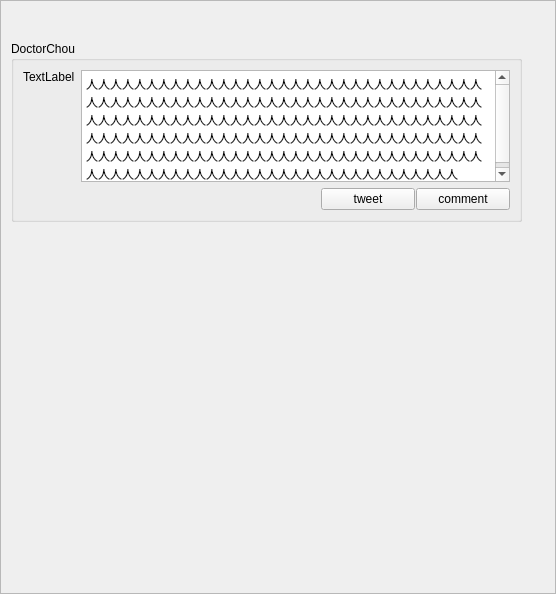
<?xml version="1.0" encoding="UTF-8"?>
<ui version="4.0">
 <class>ScrollArea</class>
 <widget class="QScrollArea" name="ScrollArea">
  <property name="geometry">
   <rect>
    <x>0</x>
    <y>0</y>
    <width>556</width>
    <height>594</height>
   </rect>
  </property>
  <property name="windowTitle">
   <string>ScrollArea</string>
  </property>
  <property name="widgetResizable">
   <bool>true</bool>
  </property>
  <widget class="QWidget" name="scrollAreaWidgetContents">
   <property name="geometry">
    <rect>
     <x>0</x>
     <y>0</y>
     <width>554</width>
     <height>592</height>
    </rect>
   </property>
   <widget class="QGroupBox" name="horizontalGroupBox_2">
    <property name="geometry">
     <rect>
      <x>10</x>
      <y>40</y>
      <width>511</width>
      <height>181</height>
     </rect>
    </property>
    <property name="title">
     <string>DoctorChou</string>
    </property>
    <layout class="QHBoxLayout" name="horizontalLayout_2">
     <item>
      <widget class="QLabel" name="label">
       <property name="text">
        <string>TextLabel</string>
       </property>
       <property name="alignment">
        <set>Qt::AlignLeading|Qt::AlignLeft|Qt::AlignTop</set>
       </property>
      </widget>
     </item>
     <item>
      <layout class="QVBoxLayout" name="verticalLayout_2" stretch="0,0">
       <item>
        <widget class="QTextEdit" name="textEdit">
         <property name="html">
          <string>&lt;!DOCTYPE HTML PUBLIC &quot;-//W3C//DTD HTML 4.0//EN&quot; &quot;http://www.w3.org/TR/REC-html40/strict.dtd&quot;&gt;
&lt;html&gt;&lt;head&gt;&lt;meta name=&quot;qrichtext&quot; content=&quot;1&quot; /&gt;&lt;style type=&quot;text/css&quot;&gt;
p, li { white-space: pre-wrap; }
&lt;/style&gt;&lt;/head&gt;&lt;body style=&quot; font-family:'SimSun'; font-size:9pt; font-weight:400; font-style:normal;&quot;&gt;
&lt;p style=&quot; margin-top:0px; margin-bottom:0px; margin-left:0px; margin-right:0px; -qt-block-indent:0; text-indent:0px;&quot;&gt;人人人人人人人人人人人人人人人人人人人人人人人人人人人人人人人人人人人人人人人人人人人人人人人人人人人人人人人人人人人人人人人人人人人人人人人人人人人人人人人人人人人人人人人人人人人人人人人人人人人人人人人人人人人人人人人人人人人人人人人人人人人人人人人人人人人人人人人人人人人人人人人人人人人人人人人人人人人人人人人人人人人人人人人人人人人人人人人人人人人人人人人人人人人人人人人人人人人人&lt;/p&gt;&lt;/body&gt;&lt;/html&gt;</string>
         </property>
        </widget>
       </item>
       <item>
        <layout class="QHBoxLayout" name="horizontalLayout">
         <property name="spacing">
          <number>1</number>
         </property>
         <item>
          <spacer name="horizontalSpacer">
           <property name="orientation">
            <enum>Qt::Horizontal</enum>
           </property>
           <property name="sizeType">
            <enum>QSizePolicy::Fixed</enum>
           </property>
           <property name="sizeHint" stdset="0">
            <size>
             <width>240</width>
             <height>20</height>
            </size>
           </property>
          </spacer>
         </item>
         <item>
          <widget class="QPushButton" name="pushButton_2">
           <property name="text">
            <string>tweet</string>
           </property>
          </widget>
         </item>
         <item>
          <widget class="QPushButton" name="pushButton">
           <property name="text">
            <string>comment</string>
           </property>
          </widget>
         </item>
        </layout>
       </item>
      </layout>
     </item>
    </layout>
   </widget>
   <zorder>textBrowser</zorder>
   <zorder>horizontalGroupBox_2</zorder>
  </widget>
 </widget>
 <resources/>
 <connections/>
</ui>
